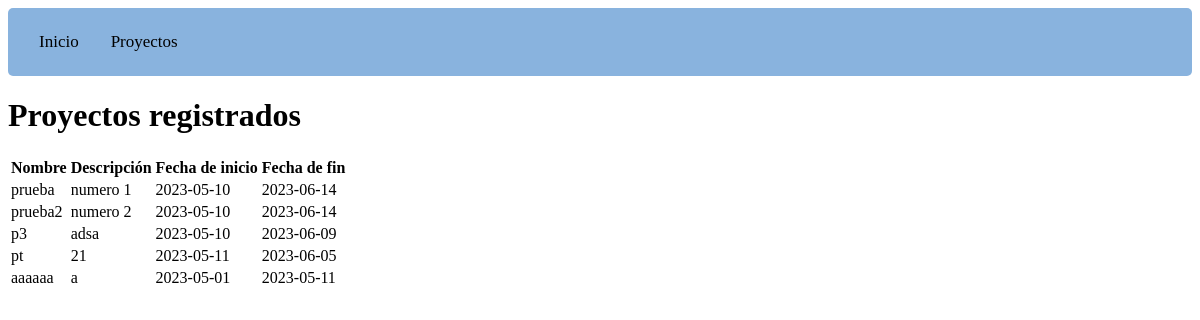
/proyectos, run on an earlier commit of the app's database.
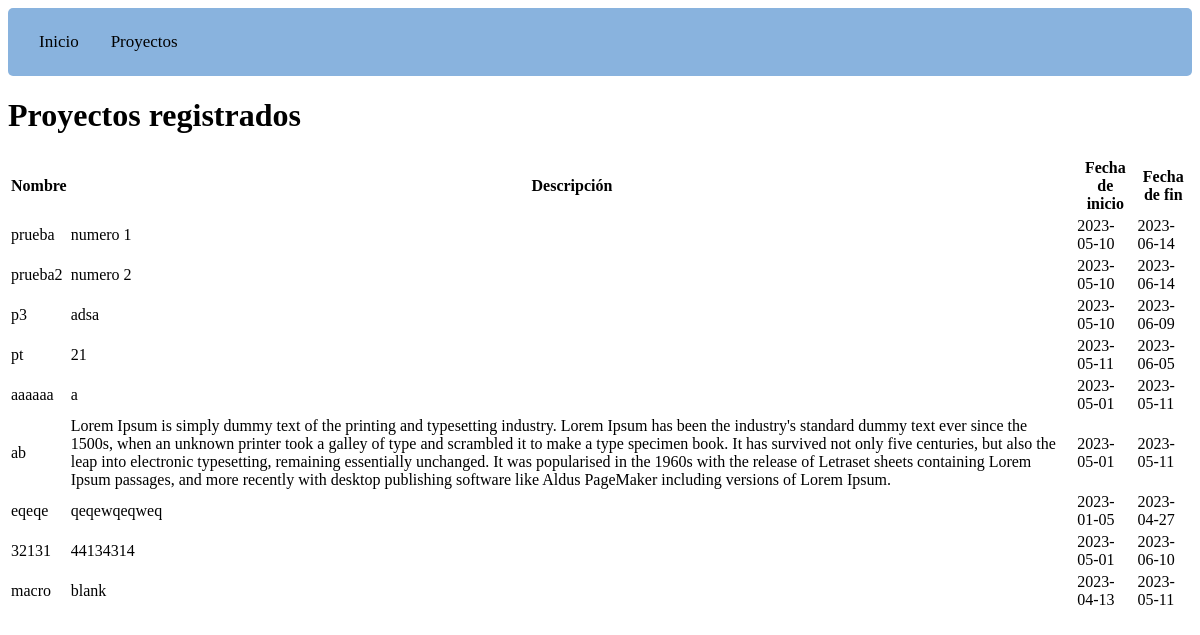
And on a later commit of the database.
### models/proyecto.py (models this page shows)
class Proyecto(db.Model):
    id = db.Column(db.Integer, primary_key= True, autoincrement=True)
    nombre = db.Column(db.String(100), nullable=False, unique=True)
    descripcion = db.Column(db.String(200))
    fecha_inicio = db.Column(db.Date, nullable=False)
    fecha_final = db.Column(db.Date, nullable=False)

### main.py (the view)
@app.route('/proyectos')
def listar_proyectos():
    proyectos = Proyecto.query.all()
    return render_template('proyectos.html', proyectos=proyectos)

### templates/proyectos.html (shortened to what this page needs)
{% extends 'base.html' %}
{% block content %}
<h1>Proyectos registrados</h1>
<table>
  <thead>
    <tr>
      <th>Nombre</th>
      <th>Descripción</th>
      <th>Fecha de inicio</th>
      <th>Fecha de fin</th>
    </tr>
  </thead>
  <tbody>
    {% for proyecto in proyectos %}
    <tr>
      <td>{{ proyecto.nombre }}</td>
      <td>{{ proyecto.descripcion }}</td>
      <td>{{ proyecto.fecha_inicio }}</td>
      <td>{{ proyecto.fecha_final }}</td>
    </tr>
    {% endfor %}
  </tbody>
</table>
{% endblock %}

### templates/base.html (shortened to what this page needs)
<!DOCTYPE html>
<html lang="en">
<head>
  <link rel="stylesheet" href="{{ url_for('static', filename='style.css') }}">
</head>
<body>
  {% include 'navbar.html' %}
  <div class="container">
    {% block content %}{% endblock %}
</body>
</html>

### templates/navbar.html
  <nav class="navbar">
    <a href="/">Inicio</a>
    <a href="/proyectos">Proyectos</a>
  </nav>

### static/style.css (style rules this page uses)
.navbar { background-color: #89b3de; overflow: hidden; padding: 10px 15px; border-radius: 5px; }
.navbar a { float: left; color: black; text-align: center; padding: 14px 16px; text-decoration: none; font-size: 17px; }

What changed in the data, as far as the page shows it:
added Proyecto: nombre "ab", descripcion "Lorem Ipsum is simply dummy text of the printing and typesetting industry. Lorem Ipsum has been the industry's standard dummy text ever since the 1500s, when an unknown printer took a galley of type and scrambled it to make a type specimen book. It has survived not only five centuries, but also the leap into electronic typesetting, remaining essentially unchanged. It was popularised in the 1960s with the release of Letraset sheets containing Lorem Ipsum passages, and more recently with desktop publishing software like Aldus PageMaker including versions of Lorem Ipsum.", fecha_inicio "2023-05-01", fecha_final "2023-05-11"
added Proyecto: nombre "eqeqe", descripcion "qeqewqeqweq", fecha_inicio "2023-01-05", fecha_final "2023-04-27"
added Proyecto: nombre "32131", descripcion "44134314", fecha_inicio "2023-05-01", fecha_final "2023-06-10"
added Proyecto: nombre "macro", descripcion "blank", fecha_inicio "2023-04-13", fecha_final "2023-05-11"
